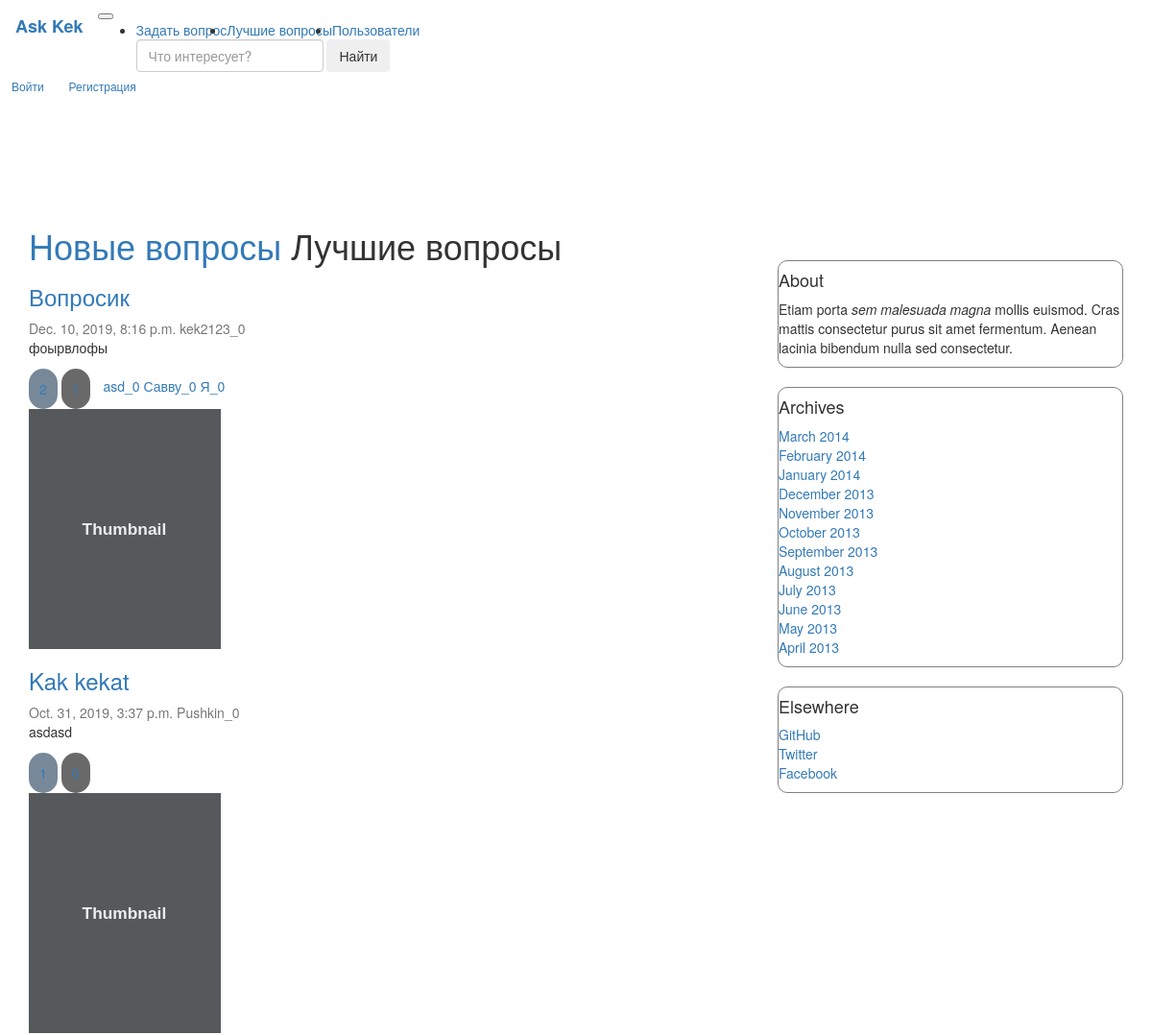
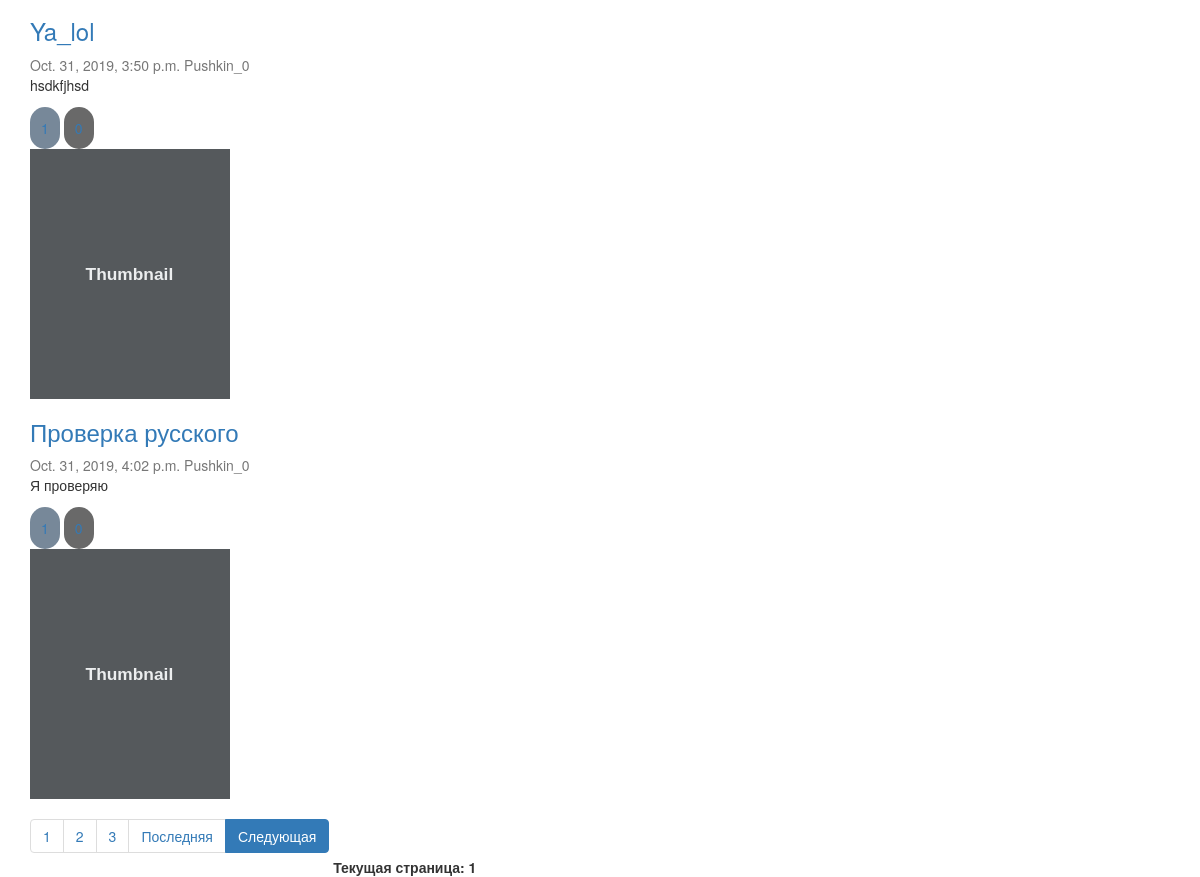
Before: /hot_questions/ with the older database file (2 pictures, top to bottom).
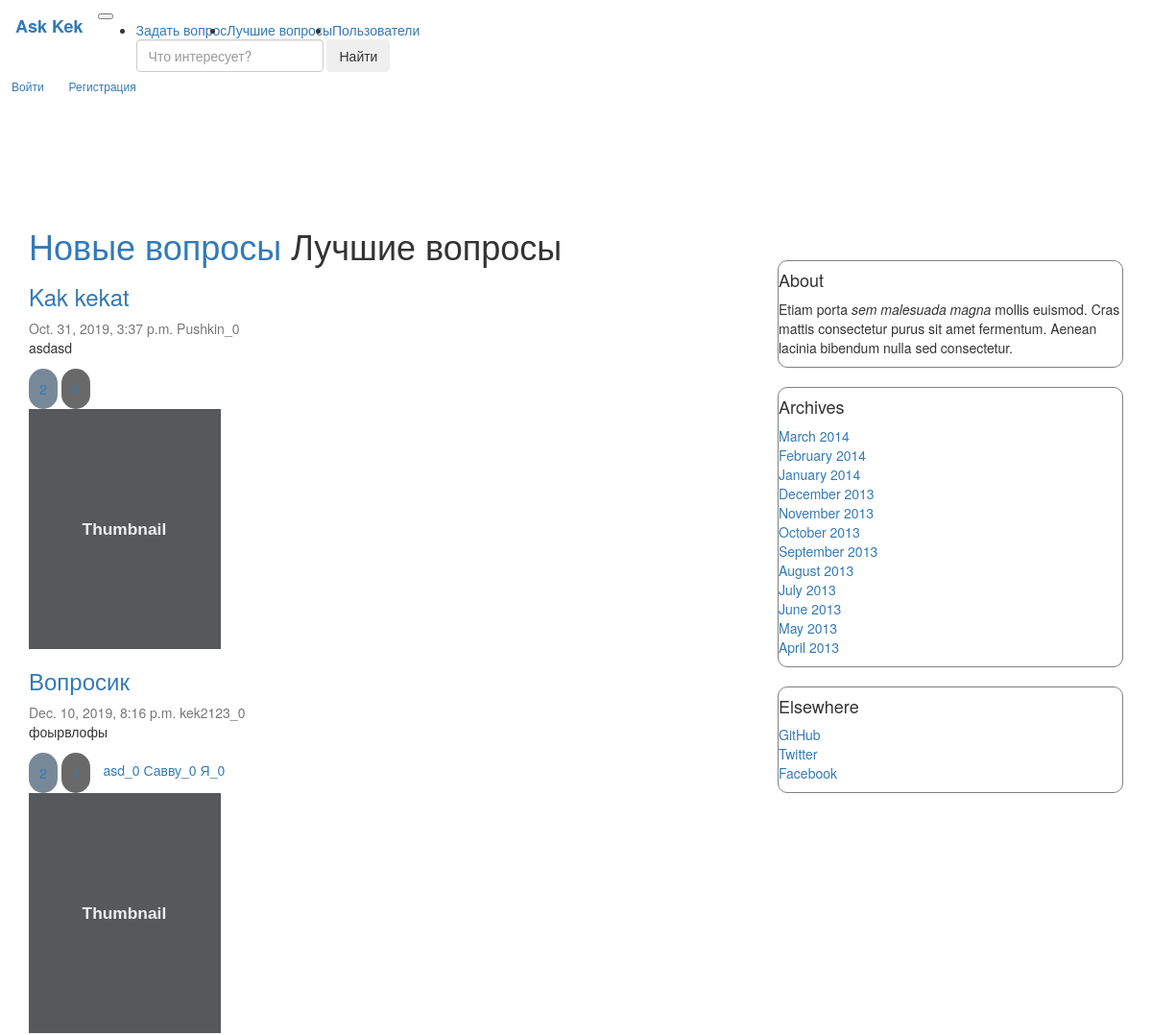
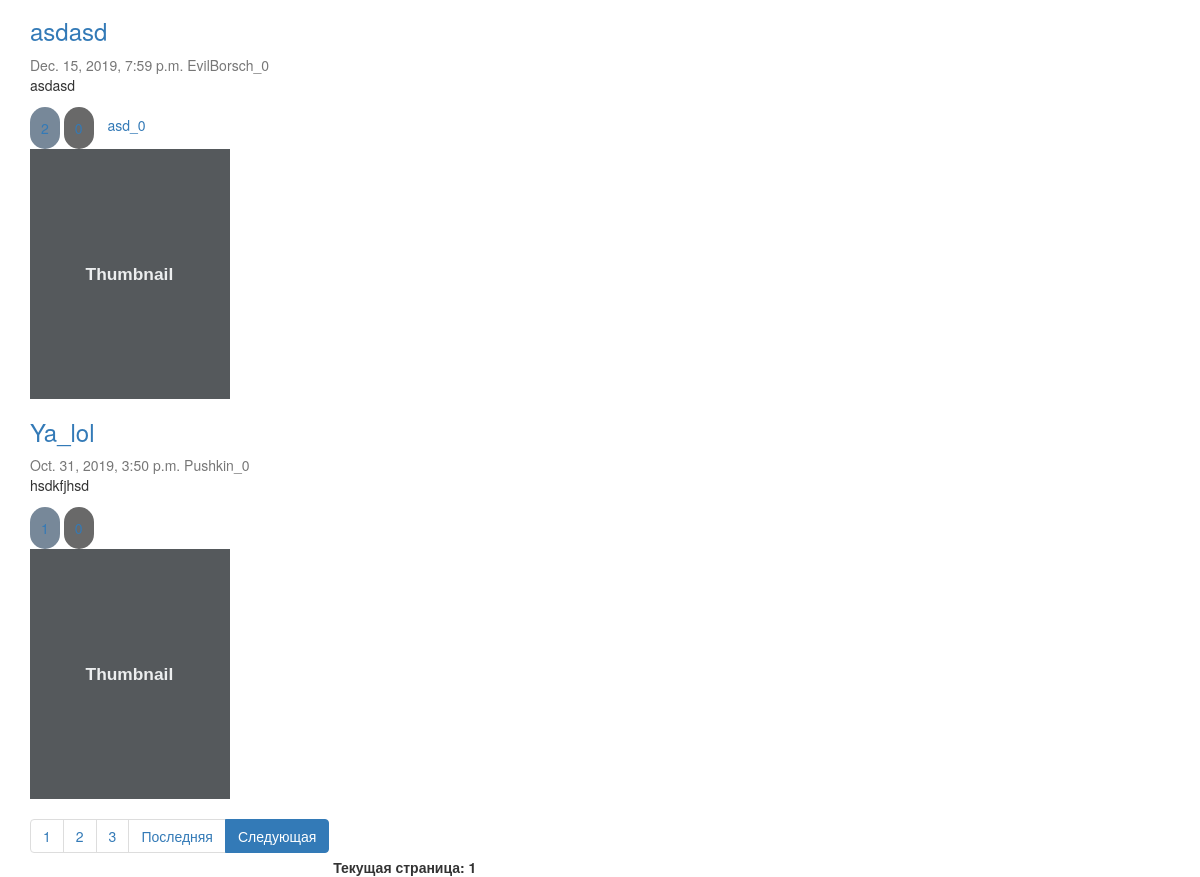
After: the same page with the newer database file (2 pictures, top to bottom).
### question/models.py (models this page shows, shortened)
class Article(models.Model):
    title = models.CharField(max_length=255, verbose_name='Заголовок')
    text = models.TextField(verbose_name='Текст')
    date_published = models.DateTimeField(verbose_name='Дата публикации', default=datetime.now(tz=timezone.utc),
                                          db_index=True)
    is_published = models.BooleanField(verbose_name='Опубликовано', default=True, blank=True)
    author = models.ForeignKey(
        Author,
        on_delete=models.CASCADE,
    )
    like = models.ManyToManyField(UserProfile, related_name="Article_like", blank=True)
    dislike = models.ManyToManyField(UserProfile, related_name="Article_dislike", blank=True)
    tags = models.ManyToManyField(Tags, blank=True)
    objects = ArticleManager()  # model manager
    class Meta:
        verbose_name = 'Статья'
        verbose_name_plural = 'Статьи'
        index_together = [('title', 'text')]
        unique_together = [('title', 'text')]

class Author(models.Model):
    name = models.CharField(max_length=255, verbose_name='Имя', unique=True)
    rating = models.IntegerField(default=0, verbose_name='Рейтинг')
    def __str__(self):
        return '{}_{}'.format(self.name, self.rating)
    class Meta:
        verbose_name = 'Автор'
        verbose_name_plural = 'Авторы'

class Tags(models.Model):
    name = models.CharField(max_length=255, verbose_name="Тег", default="TechnoPark", db_index=True)
    count = models.IntegerField(verbose_name="Число упоминаний", default=0)
    def __str__(self):
        return '{}_{}'.format(self.name, self.count)

### question/views.py (the view)
# urls.py: path('hot_questions/', views.hot_questions_html, name="hot_questions_url"),
def hot_questions_html(request):
    articles = models.Article.objects.best_published()
    paginated_data = paginate(articles, request)
    rendered_data = {"questions": paginated_data}
    return render(request, "./question/hot_questions.html", rendered_data)

### question/models.py (called while the page is built)
    def best_published(self):
        test = list(self.filter(is_published=True, date_published__lt=datetime.now(tz=timezone.utc)))
        test = sorted(test, key=lambda x: x.like.count(), reverse=True)
        return test

### question/views.py (called while the page is built)
def paginate(objects_list, request):
    paginator = Paginator(list(objects_list), 4)
    page = request.GET.get('page')
    try:
        contacts = paginator.get_page(page)
    except PageNotAnInteger:
        contacts = paginator.page(1)
    except EmptyPage:
        contacts = paginator.page(paginator.num_pages)
    return contacts

### question/templates/question/hot_questions.html
{% extends "question/index.html" %}
{% load static %}
{% block title %}
    <h1><a href="{% url "index" %}"> Новые вопросы</a> Лучшие вопросы </h1>
{% endblock %}

### question/templates/question/index.html (shortened to what this page needs)
{% extends "question/base.html" %}
{% load static %}
{% block content %}
    {% block title %}{% endblock %}
    {% for q in questions %}
        <div class="question">
            <div class="card flex-md-row mb-4 box-shadow h-md-250">
                <div class="card-body d-flex flex-column align-items-start">
                    {% block link_to_ans %}
                        <h3 class="mb-0">
                            <a href="{% url 'one_question_url' q.pk %}" class="href">{{ q.title }}</a>
                        </h3>
                    {% endblock %}
                    <div class="mb-1 text-muted">{{ q.date_published }} {{ q.author }}</div>
                    <p class="card-text mb-auto">{{ q.text }}</p>
                    <div class="fluid-container">
                        <a class="like" data-qid="{{ q.pk }}"
                           data-vote="inc">
                            {{ q.like.count }}
                        </a>
                        <a class="dislike" data-qid="{{ q.pk }}"
                           data-vote="dec">
                        </a>
                        {% for tag in q.tags.all %}
                            <a href="{% url 'question_by_tag_url' tag.name %}">{{ tag }}</a>
                        {% endfor %}
                    </div>
                </div>
                <img class="card-img-right flex-auto d-none d-md-block" data-src="holder.js/200x250?theme=thumb"
                     alt="Thumbnail [200x250]" style="width: 200px; height: 250px;"
                     data-holder-rendered="true">
            </div>
        </div>
    {% endfor %}
    <nav aria-label="...">
        <ul class="pagination">
            <li class="page-item" aria-current="page">
                <a class="page-link" href="?page=1">1</a>
            </li>
            {% if questions.paginator.num_pages >= 2 %}
                <li class="page-item">
                    <a class="page-link" href="?page=2">2 <span class="sr-only">(current)</span></a>
                </li>
            {% endif %}
            {% if questions.paginator.num_pages >= 3 %}
                <li class="page-item">
                    <a class="page-link" href="?page=3">3 <span class="sr-only">(current)</span></a>
                </li>
            {% endif %}
            <li class="page-item"><a class="page-link"
                                     href="?page={{ questions.paginator.num_pages }}">Последняя</a></li>
            {% if questions.has_next %}
                <li class="page-item active">
                    <a class="page-link" href="?page={{ questions.next_page_number }}">Следующая</a>
                </li>
            {% endif %}
        </ul>
        <b>Текущая страница: {{ questions.number }}</b>
    </nav>
    {% block  pre_paginator %}
        <link rel="stylesheet" href="{% static "question/index/my.css" %}">
    {% endblock %}
{% endblock %}

Changed rows visible on the page:
no longer on this page (row unchanged): Article: title "Проверка русского", date_published "Oct. 31, 2019, 4:02 p.m.", author "Pushkin_0", text "Я проверяю", like.count "1"
shown differently, row unchanged: Article "Kak kekat": like.count "1" → "2"; moves up the list
now on this page (row edited): Article: title "asdasd", date_published "Dec. 15, 2019, 7:59 p.m.", author "EvilBorsch_0", text "asdasd", like.count "2", Tags (name+count "asd_0")
